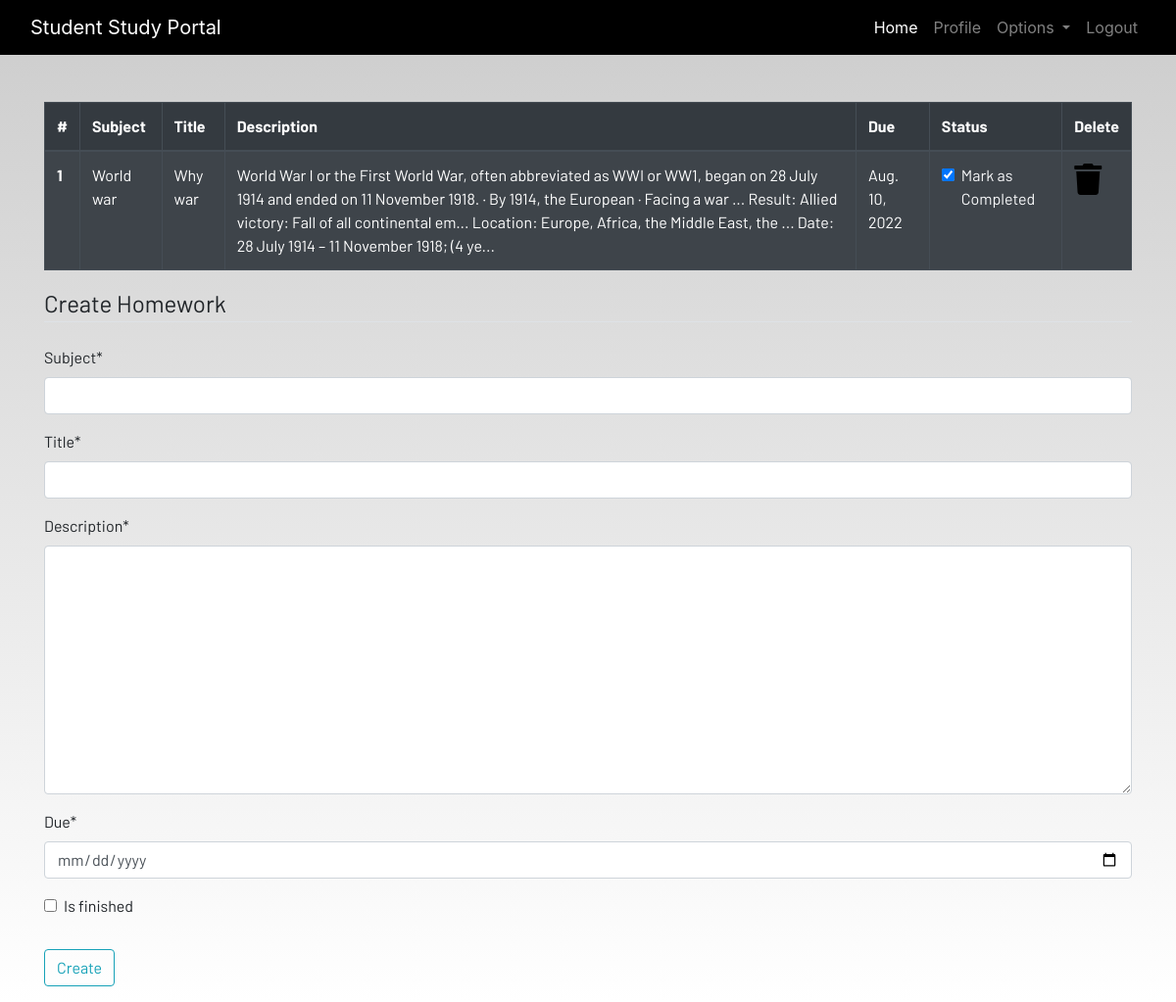
The page /homework (signed in) on the database its author committed.
### dashboard/models.py (models this page shows, shortened)
class Homework(models.Model):
    user = models.ForeignKey(User, on_delete=models.CASCADE)
    subject = models.CharField(max_length=50)
    title = models.CharField(max_length=100)
    description = models.TextField()
    due = models.DateField()
    is_finished=models.BooleanField(default=False)

### dashboard/views.py (the view)
# urls.py: path('homework', homework,name="homework"),
@login_required
def homework(request):
    if request.method == "POST":
        form = Homeworkform(request.POST)
        if form.is_valid():
            try:
                finished = request.POST['is_finished']
                if finished == 'on':
                    finished = True
                else:
                    finished = False
            except:
                finished = False
            homeworks = Homework(
                user = request.user,
                subject = request.POST["subject"],
                title = request.POST["title"],
                description = request.POST["description"],
                due = request.POST["due"],
                is_finished = request.POST.get("is_finished",False)
            )
            homeworks.save()
            messages.success(request,f"Homework added from {request.user.username}!!")
    else:
        form = Homeworkform()
    works = Homework.objects.filter(user=request.user)
    if len(works) == 0:
        homework_done = True
    else:
        homework_done = False
    context = {"works":works,"is_homework":homework_done,"form":form}
    return render(request, "dashboard/homework.html",context)

### dashboard/forms.py
class Homeworkform(forms.ModelForm):
    class Meta:
        model = Homework
        widgets = {'due':DateInput()}
        fields = ['subject','title', 'description','due','is_finished']

### dashboard/templates/dashboard/homework.html (shortened to what this page needs)
{% extends 'dashboard/base.html' %}
{% load static %}
{% load crispy_forms_tags %}
{% block content %}
<div class="container">
    {% if not homework_done %}
    <table class="table table-striped table-bordered table-hover table-dark">
        <thead>
            <tr>
                <th scope="col">#</th>
                <th scope="col">Subject</th>
                <th scope="col">Title</th>
                <th scope="col">Description</th>
                <th scope="col">Due</th>
                <th scope="col">Status</th>
                <th scope="col">Delete</th>
            </tr>
        </thead>
        <tbody>
                {% for work in works %}
                <tr>
                <th scope="row">{{forloop.counter}}</th>
                <td>{{ work.subject }}</td>
                <td>{{ work.title }}</td>
                <td>{{ work.description }}</td>
                <td>{{ work.due }}</td>
                <td>
                    <a href="{% url 'update_homework' work.id %}">
                        <div class="form-check">
                            {% if work.is_finished == True %}
                            <input class="form-check-input" type="checkbox" value="" checked>
                            {% else %}
                            <input class="form-check-input" type="checkbox" value="">
                            {% endif %}
                            <label class="form-check-label text-light" for="flexCheckDefault">
                                Mark as Completed
                               </label>
                        </div>
                    </a>
                </td>
                <td><a href="{% url 'delete_homework' work.id 'homework' %}"><i class="fa fa-trash fa-2x"></i></a></td>
            </tr>
                {% endfor %}
        </tbody>
    </table>
    {% else %}
    <h4>All homeworks are completed!! Create to have more!!</h4>
    {% endif %}
</div>
<div class=" container">
    <form method="POST">
        <fieldset class="form-group">
            <legend class="border-bottom mb-4">Create Homework</legend>
            {{form|crispy}}
        </fieldset>
        <div class="form-group">
            <button href="" class="btn btn-outline-info" type="submit">
                Create
            </button>
        </div>
    </form>
</div>
{% endblock content %}

### static/css/main.css (style rules this page uses)
html { scroll-behavior: smooth; height: 100%; width: 100%; }
a { text-decoration: none !important; color: black; }
html, body { max-width: 100%; overflow-x: hidden; height: 100%; width: 100%; }
body { background: linear-gradient(rgba(0, 0, 0, 0.2), rgba(255, 255, 255, 0.5)); overflow-x: hidden; background-repeat: no-repeat; }
.fa { color: black; }

### rows shown on the page
Homework: subject "World war", title "Why war", description "World War I or the First World War, often abbreviated as WWI or WW1, began on 28 July 1914 and ended on 11 November 1918. · By 1914, the European · Facing a war ... Result: Allied victory: Fall of all continental em... Location: Europe, Africa, the Middle East, the ... Date: 28 July 1914 – 11 November 1918; (4 ye...", due "Aug. 10, 2022"
